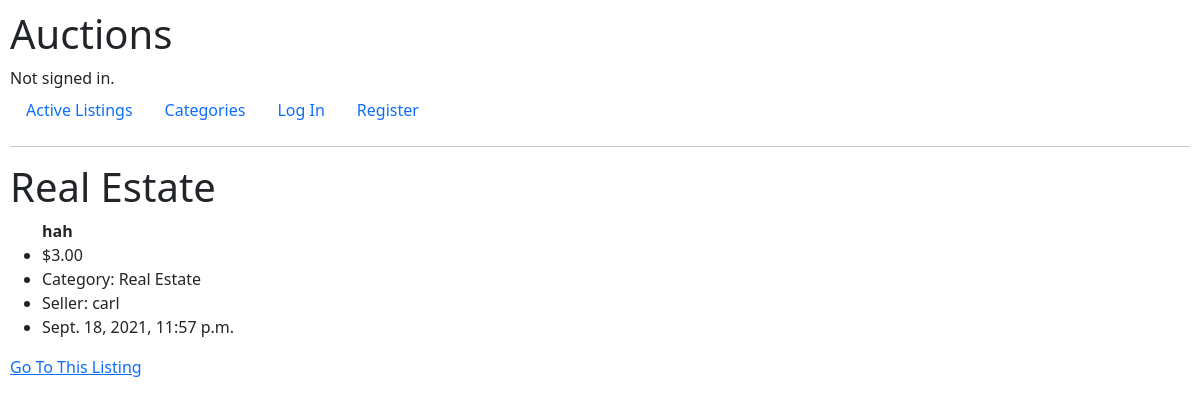
/categories/3, run on an earlier commit of the app's database.
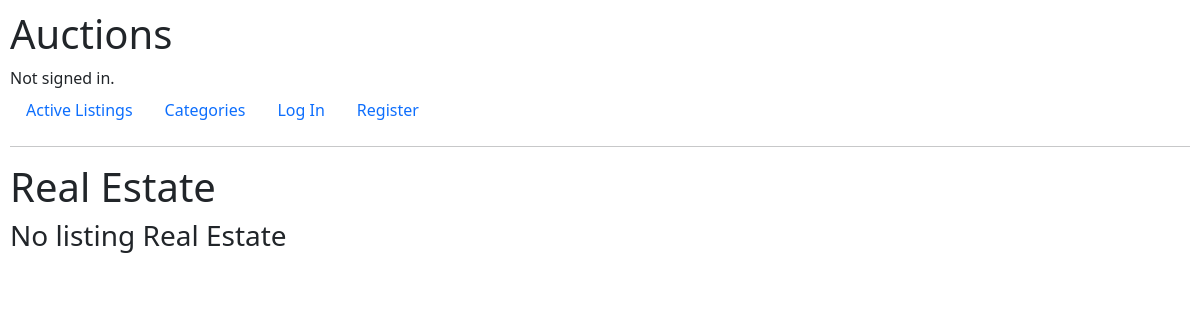
And on a later commit of the database.
### auctions/models.py (models this page shows, shortened)
class Listing(models.Model):
    user = models.ForeignKey('User', on_delete=CASCADE, related_name='user_that_make_the_auction')
    title = models.CharField(max_length=50)
    price = models.DecimalField(max_digits=10,decimal_places=2)
    category = models.ForeignKey('Category', on_delete=CASCADE, related_name='selected_category',blank=True)
    time = models.DateTimeField(auto_now_add=True, blank=True)
    image = models.ImageField(null = True, blank = True, upload_to = 'images/')
    closed = models.BooleanField(default=False)
    bid = models.ManyToManyField('Bid', blank=True, related_name='listing_bid')
    comment = models.ManyToManyField('Comment',blank=True, related_name='list_comment')

class Category(models.Model):
    Cat_name = models.CharField(max_length=50)
    def __str__(self):
        return f"{self.Cat_name}"

class User(AbstractUser):
    pass

### auctions/views.py (the view)
# urls.py: path("categories/<int:cat_id>",views.specific, name='specific'),
def specific(request,cat_id):
    lis = Listing.objects.filter(category = cat_id)
    cat = Category.objects.get(pk = cat_id)
    return render(request, 'auctions/spec_category.html', {
        'catlist' :lis,
        'title' : cat,
    })

### auctions/templates/auctions/spec_category.html (shortened to what this page needs)
{% extends "auctions/layout.html" %} {% block body %} {% load tz %}
<h1>{{title}}</h1>
{% for cat in catlist %}
<ul>
  <strong> {{cat.title}} </strong>
  <li>${{cat.price}}</li>
  <li>Category: {{cat.category}}</li>
  <li>Seller: {{cat.user}}</li>
  {% timezone "Asia/Manila" %}
  <li>{{cat.time}}</li>
  {% endtimezone %}
</ul>
<a href="{% url 'listing' cat.id %}">Go To This Listing</a>
{% empty %}
<h3>No listing {{title}}</h3>
{% endfor %} {% endblock %}

What changed in the data, as far as the page shows it:
removed Listing: title "hah", price "3.00", category "Real Estate", user "carl", time "Sept. 18, 2021, 11:57 p.m."
shown differently, row unchanged: Category "Real Estate": Cat_name (not shown) → "Real Estate"
Also different on the page:
text now shown: "No listing"
